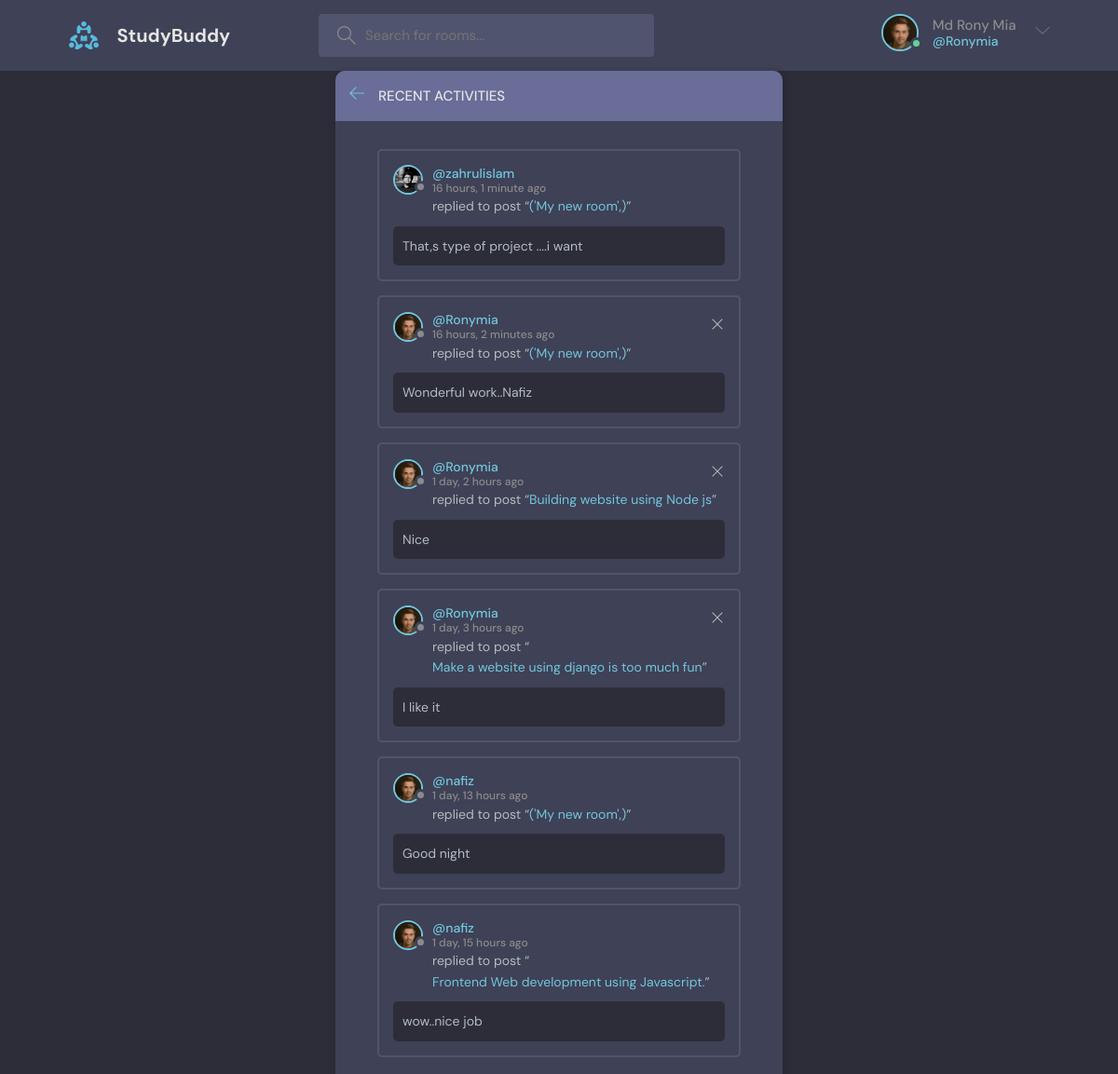
/activities/ (signed in), run on the app's committed database.
### devaccounts/models.py (models this page shows, shortened)
class Profile(models.Model):
    user = models.OneToOneField(User,on_delete=models.CASCADE)
    first_name = models.CharField(max_length=100,null=True,blank=True)
    username = models.CharField(max_length=100,null=True,blank=True)
    email = models.EmailField(max_length=100,null=True,blank=True)
    profile_pic = models.ImageField(upload_to='avatar',default='dennis.jpg',blank=True,null=True)
    bio = models.TextField()
    facebook_id = models.URLField(blank=True,null=True)
    twitter_id = models.URLField(blank=True,null=True)
    linkedin_id = models.URLField(blank=True,null=True)

### devproject/models.py (models this page shows, shortened)
class Messages(models.Model):
    user = models.ForeignKey(Profile,on_delete=models.CASCADE)
    room = models.ForeignKey(Room,on_delete=models.CASCADE)
    body = models.TextField()
    created = models.DateTimeField(auto_now_add=True)
    updated = models.DateTimeField(auto_now=True)
    class Meta:
        ordering = ['-created']

class Room(models.Model):
    host = models.ForeignKey(Profile,on_delete=models.SET_NULL,null=True)
    topic = models.ForeignKey(Topics,on_delete=models.SET_NULL,null=True)
    title = models.CharField(max_length=288)
    description = models.TextField()
    participants = models.ManyToManyField(Profile,related_name='participants',blank=True)
    created = models.DateTimeField(auto_now_add=True)
    updated = models.DateTimeField(auto_now=True)
    class Meta:
        ordering = ['-created']

### devproject/views.py (the view)
# urls.py: path('activities/',views.activities,name='activities'),
def activities(request):
    activities = Messages.objects.all()
    context = {'activities':activities}
    return render(request,'devproject/allactivities.html',context)

### devproject/templates/devproject/allactivities.html
{% extends 'base.html' %}
{% block content %}
<main class="layout">
    <div class="container">
      <div class="layout__box">
        <div class="layout__boxHeader">
          <div class="layout__boxTitle">
            <a href="{% url 'home' %}">
              <svg version="1.1" xmlns="http://www.w3.org/2000/svg" width="32" height="32" viewBox="0 0 32 32">
                <title>arrow-left</title>
                <path
                  d="M13.723 2.286l-13.723 13.714 13.719 13.714 1.616-1.611-10.96-10.96h27.625v-2.286h-27.625l10.965-10.965-1.616-1.607z"
                ></path>
              </svg>
            </a>
            <h3>Recent Activities</h3>
          </div>
        </div>
        <div class="activities-page layout__body">
            {% for activity in activities %}
            <div class="activities__box">
                <div class="activities__boxHeader roomListRoom__header">
                  <a href="profile.html" class="roomListRoom__author">
                    <div class="avatar avatar--small">
                      <img src="{{activity.user.profile_pic.url}}" />
                    </div>
                    <p>
                      @{{activity.user.username}}
                      <span>{{activity.created|timesince}} ago</span>
                    </p>
                  </a>
                  {% if request.user.profile == activity.user %}
                  <div class="roomListRoom__actions">
                    <a href="{% url 'delete_message' activity.id %}">
                      <svg version="1.1" xmlns="http://www.w3.org/2000/svg" width="32" height="32" viewBox="0 0 32 32">
                        <title>remove</title>
                        <path
                          d="M27.314 6.019l-1.333-1.333-9.98 9.981-9.981-9.981-1.333 1.333 9.981 9.981-9.981 9.98 1.333 1.333 9.981-9.98 9.98 9.98 1.333-1.333-9.98-9.98 9.98-9.981z"
                        ></path>
                      </svg>
                    </a>
                  </div>
                  {% endif %}
                </div>
                <div class="activities__boxContent">
                  <p>replied to post “<a href="room.html">{{activity.room.title}}</a>”</p>
                  <div class="activities__boxRoomContent">
                    {{activity.body}}
                  </div>
                </div>
              </div>
            {% endfor %}
        </div>
      </div>
    </div>
  </main>
{% endblock content %}

### templates/includes/header.html (shortened to what this page needs)
{% load static %}
<header class="header header--loggedIn">
    <div class="container">
      <a href="{% url 'home' %}" class="header__logo">
        <img src="{% static 'images/logo.svg' %}" />
        <h1>StudyBuddy</h1>
      </a>
      <form class="header__search" method='GET'>
        <label>
          <input name='q' placeholder="Search for rooms..." />
        </label>
      </form>
      <nav class="header__menu">
        {% if request.user.is_authenticated %}
        <div class="header__user">
          <a href="{% url 'profile' user.id %}">
            <div class="avatar avatar--medium active">
              <img src="{{request.user.profile.profile_pic.url}}" />
            </div>
            <p>{{request.user.first_name}} <span>@{{request.user.username}}</span></p>
          </a>
          <button class="dropdown-button">
            <svg version="1.1" xmlns="http://www.w3.org/2000/svg" width="32" height="32" viewBox="0 0 32 32">
              <title>chevron-down</title>
              <path d="M16 21l-13-13h-3l16 16 16-16h-3l-13 13z"></path>
            </svg>
          </button>
        </div>
        {% endif %}
      </nav>
    </div>
  </header>

### data on the page
Messages: user.profile_pic (picture), user.username "zahrulislam", created "16 hours, 1 minute", room "('My new room',)", body "That,s type of project ....i want"
Messages: user.profile_pic (picture), user.username "Ronymia", created "16 hours, 2 minutes", room "('My new room',)", body "Wonderful work..Nafiz"
Messages: user.profile_pic (picture), user.username "Ronymia", created "1 day, 2 hours", room "Building website using Node js", body "Nice"
Messages: user.profile_pic (picture), user.username "Ronymia", created "1 day, 3 hours", room "Make a website using django is too much fun", body "I like it"
Messages: user.profile_pic (picture), user.username "nafiz", created "1 day, 13 hours", room "('My new room',)", body "Good night"
Messages: user.profile_pic (picture), user.username "nafiz", created "1 day, 15 hours", room "Frontend Web development using Javascript.", body "wow..nice job"

### other printed values
{{ request.user.first_name }} "Md Rony Mia"
{{ request.user.username }} "Ronymia"
